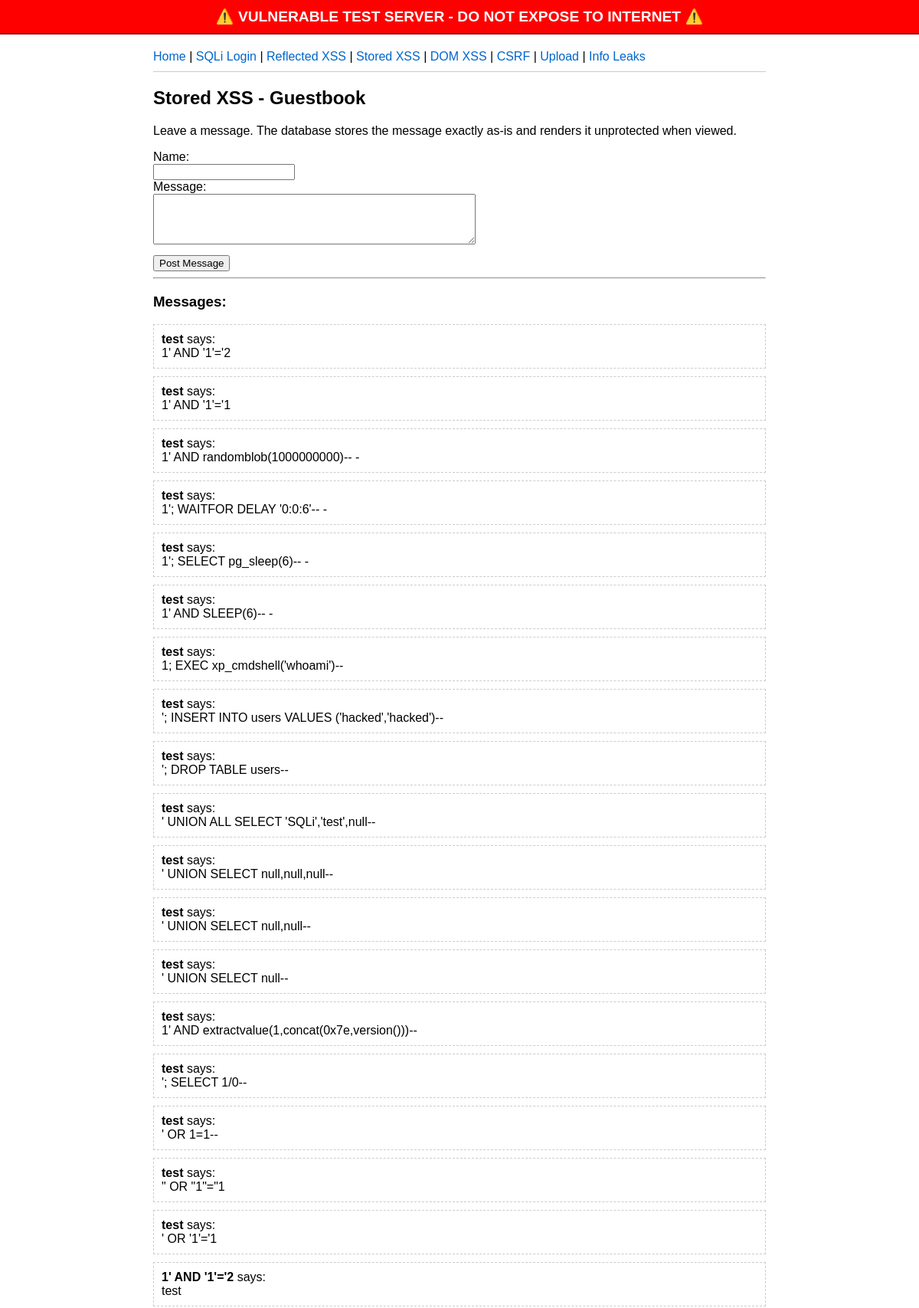
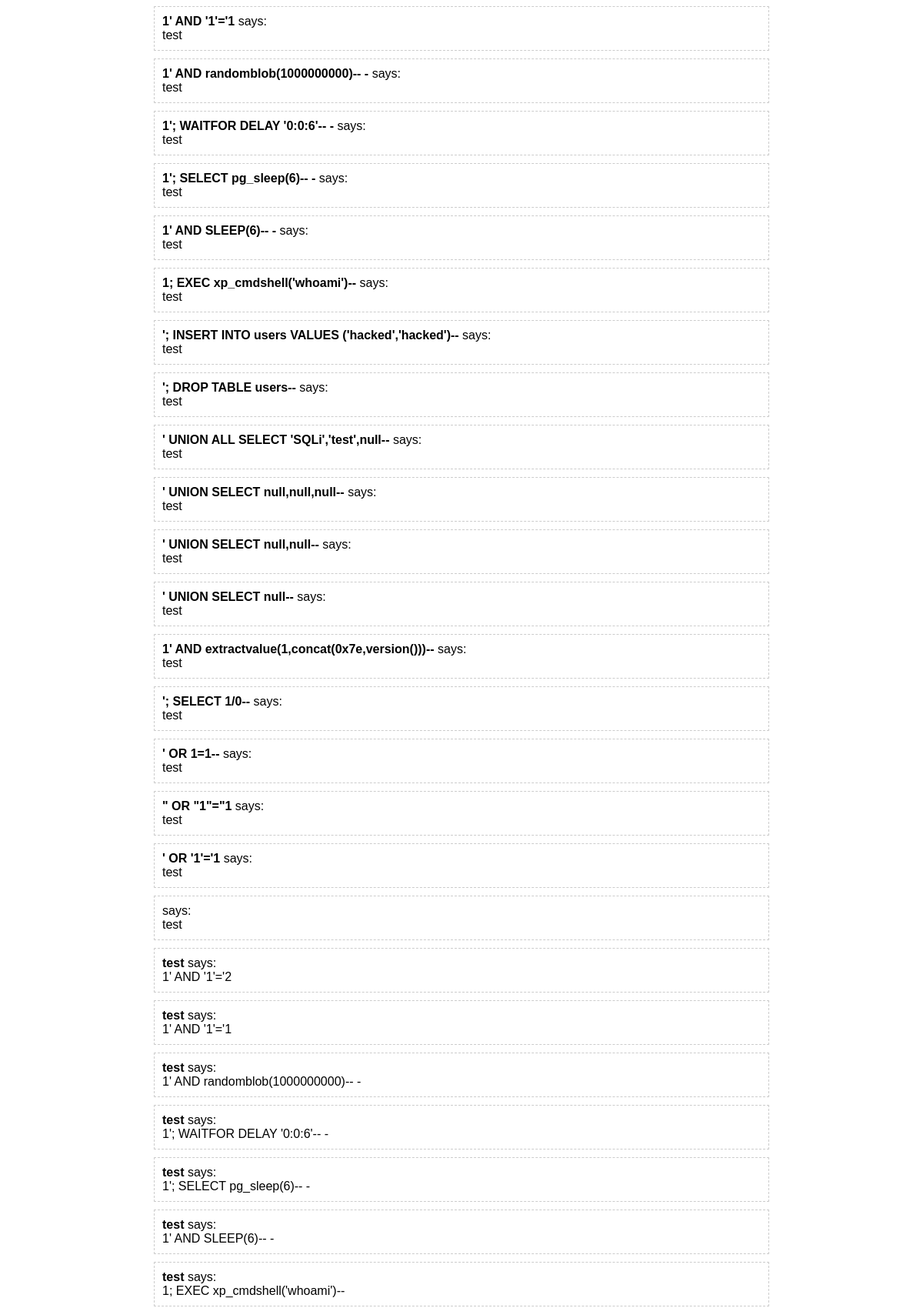
Page /xss-stored (upper part) on the committed database (2 pictures, top to bottom).
### tables this page shows
CREATE TABLE guestbook (
            id INTEGER PRIMARY KEY AUTOINCREMENT,
            name TEXT NOT NULL,
            message TEXT NOT NULL
        );

### app.py (the view)
@app.route('/xss-stored', methods=['GET', 'POST'])
def xss_stored():
    conn = get_db()
    if request.method == 'POST':
        name = request.form.get('name', 'Anonymous')
        message = request.form.get('message', '')
        conn.execute('INSERT INTO guestbook (name, message) VALUES (?, ?)', (name, message))
        conn.commit()
        return redirect('/xss-stored')
    messages = conn.execute('SELECT * FROM guestbook ORDER BY id DESC').fetchall()
    return render_template('xss_stored.html', messages=messages)

### app.py (called while the page is built)
def get_db():
    conn = sqlite3.connect(DB_PATH)
    conn.row_factory = sqlite3.Row
    return conn

@app.after_request
def set_headers(response):
    for h in ['Content-Security-Policy', 'Strict-Transport-Security',
              'X-Frame-Options', 'X-Content-Type-Options', 'X-XSS-Protection',
              'Referrer-Policy', 'Permissions-Policy']:
        response.headers.pop(h, None)
    response.headers['Server'] = 'VulnerableServer/1.0'
    response.headers['X-Powered-By'] = 'Python/Flask 0.1'
    return response

### templates/xss_stored.html (shortened to what this page needs)
{% extends "base.html" %}
{% block content %}
<h2>Stored XSS - Guestbook</h2>
<p>Leave a message. The database stores the message exactly as-is and renders it unprotected when viewed.</p>
<form method="POST" action="/xss-stored">
    <label>Name:</label>
    <br><input type="text" name="name" required>
    <br><label>Message:</label>
    <br><textarea name="message" rows="4" cols="50" required></textarea>
    <br><button type="submit" style="margin-top:10px;">Post Message</button>
</form>
<hr>
<h3>Messages:</h3>
{% for msg in messages %}
    <div style="border:1px dashed #ccc; padding:10px; margin-bottom:10px;">
        <strong>{{ msg.name | safe }}</strong> says:<br>
        {{ msg.message | safe }}
    </div>
{% endfor %}
{% endblock %}

### templates/base.html (shortened to what this page needs)
<!DOCTYPE html>
<html lang="en">
<head>
</head>
<body>
    <div class="banner">
        ⚠️ VULNERABLE TEST SERVER - DO NOT EXPOSE TO INTERNET ⚠️
    </div>
    <div class="container">
        <div class="nav">
            <a href="/">Home</a> |
            <a href="/login">SQLi Login</a> |
            <a href="/vulnerable-form">Reflected XSS</a> |
            <a href="/xss-stored">Stored XSS</a> |
            <a href="/xss-dom">DOM XSS</a> |
            <a href="/csrf">CSRF</a> |
            <a href="/upload">Upload</a> |
            <a href="/info-leak">Info Leaks</a>
        </div>
        {% block content %}{% endblock %}
    </div>
</body>
</html>

### templates/base.html (style rules this page uses)
body { font-family: Arial, sans-serif; margin: 0; }
.banner { background-color: #ff0000; color: white; text-align: center; padding: 10px; font-weight: bold; font-size: 1.2em; border-bottom: 2px solid #8B0000; }
.container { max-width: 800px; margin: 20px auto; padding: 0 15px; }
a { color: #0066cc; text-decoration: none; }
.nav { margin-bottom: 20px; border-bottom: 1px solid #ccc; padding-bottom: 10px; }

### rows in the picture
guestbook: name "test", message "1' AND '1'='2"
guestbook: name "test", message "1' AND '1'='1"
guestbook: name "test", message "1' AND randomblob(1000000000)-- -"
guestbook: name "test", message "1'; WAITFOR DELAY '0:0:6'-- -"
guestbook: name "test", message "1'; SELECT pg_sleep(6)-- -"
guestbook: name "test", message "1' AND SLEEP(6)-- -"
guestbook: name "test", message "1; EXEC xp_cmdshell('whoami')--"
guestbook: name "test", message "'; INSERT INTO users VALUES ('hacked','hacked')--"
guestbook: name "test", message "'; DROP TABLE users--"
guestbook: name "test", message "' UNION ALL SELECT 'SQLi','test',null--"
guestbook: name "test", message "' UNION SELECT null,null,null--"
guestbook: name "test", message "' UNION SELECT null,null--"
guestbook: name "test", message "' UNION SELECT null--"
guestbook: name "test", message "1' AND extractvalue(1,concat(0x7e,version()))--"
guestbook: name "test", message "'; SELECT 1/0--"
guestbook: name "test", message "' OR 1=1--"
guestbook: name "test", message "\" OR \"1\"=\"1"
guestbook: name "test", message "' OR '1'='1"
guestbook: name "1' AND '1'='2", message "test"
guestbook: name "1' AND '1'='1", message "test"
guestbook: name "1' AND randomblob(1000000000)-- -", message "test"
guestbook: name "1'; WAITFOR DELAY '0:0:6'-- -", message "test"
guestbook: name "1'; SELECT pg_sleep(6)-- -", message "test"
guestbook: name "1' AND SLEEP(6)-- -", message "test"
guestbook: name "1; EXEC xp_cmdshell('whoami')--", message "test"
guestbook: name "'; INSERT INTO users VALUES ('hacked','hacked')--", message "test"
guestbook: name "'; DROP TABLE users--", message "test"
guestbook: name "' UNION ALL SELECT 'SQLi','test',null--", message "test"
guestbook: name "' UNION SELECT null,null,null--", message "test"
guestbook: name "' UNION SELECT null,null--", message "test"
guestbook: name "' UNION SELECT null--", message "test"
guestbook: name "1' AND extractvalue(1,concat(0x7e,version()))--", message "test"
guestbook: name "'; SELECT 1/0--", message "test"
guestbook: name "' OR 1=1--", message "test"
guestbook: name "\" OR \"1\"=\"1", message "test"
guestbook: name "' OR '1'='1", message "test"
guestbook: message "test"
guestbook: name "test", message "1' AND '1'='2"
guestbook: name "test", message "1' AND '1'='1"
guestbook: name "test", message "1' AND randomblob(1000000000)-- -"
guestbook: name "test", message "1'; WAITFOR DELAY '0:0:6'-- -"
guestbook: name "test", message "1'; SELECT pg_sleep(6)-- -"
guestbook: name "test", message "1' AND SLEEP(6)-- -"
guestbook: name "test", message "1; EXEC xp_cmdshell('whoami')--"
